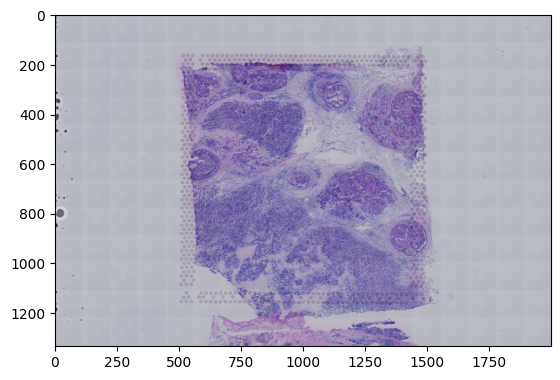
#> input picture _images/VisiumReader_0_3.png, 560 x 380 px; its folder holds only this picture in this run
$ python -i Visium.py   (imports and definitions only)
#> lines starting #> are read from the running program, lines starting #| are printed output that depends on the picture; after the words box and inside, x2 and y2 are one past the last pixel; in counts of white or black regions, pixels touching at a corner belong together
from skimage import color, filters
import numpy as np
import os
import math
import pandas as pd
import anndata as ad
from scipy.sparse import issparse, csr_matrix,hstack
def exc_tissue(img, method='lumin', l_threshold=0.8):
    """
    Generate a tissue mask from an RGB image using either luminance thresholding or Otsu's method.

    This function takes an RGB image and creates a binary mask to identify the tissue region within the image.
    It supports two methods: luminance thresholding and Otsu's method for automatic threshold selection.

    Args:
        img (ndarray): An RGB image represented as a NumPy array with shape (height, width, 3).
        method (str, optional): The method to use for generating the tissue mask.
            Options are 'lumin' for luminance thresholding and 'otsu' for Otsu's method. Defaults to 'lumin'.
        l_threshold (float, optional): The luminance threshold value used when `method` is set to 'lumin'.
            Values range from 0 to 1. Defaults to 0.8.

    Returns:
        ndarray: A binary mask representing the detected tissue region in the input image.
            It has the same height and width as the input image.

    Raises:
        ValueError: If the `method` argument is not 'lumin' or 'otsu'.
    """
#> called with method = 'lumin', l_threshold = 0.8
    if method not in ['lumin', 'otsu']:
        raise ValueError("Method should be 'lumin' or 'otsu'")

    if method == 'lumin':
        img_lab = color.rgb2lab(img)
#> img_lab: shape (380, 560, 3) float64; mean of channels 0, 1, 2 73.4, 5, -9.3
        light_float = img_lab[:, :, 0] / 100.0  # L* channel range is [0, 100], normalize to [0, 1]
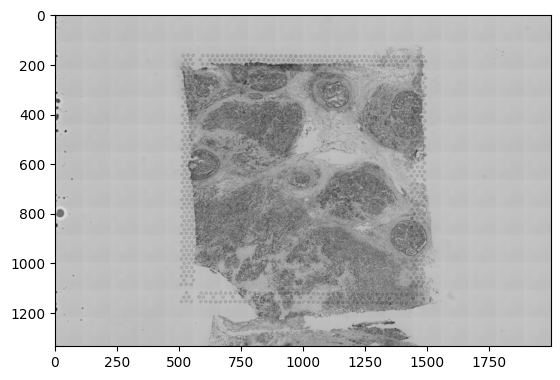
#> light_float: shape (380, 560) float64; min 0, max 1, mean 0.734
        mask = light_float < l_threshold
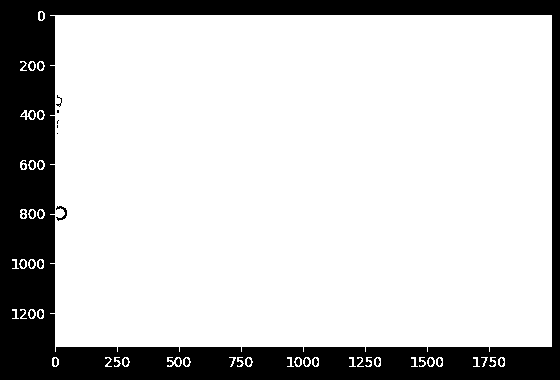
#> mask: shape (380, 560) bool; 78.3% white; 37 black regions (8 under 20 px), largest, box (x1, y1, x2, y2) and area: (0, 0, 560, 380) 45348, (56, 206, 67, 221) 63, (30, 62, 34, 70) 24
    elif method == 'otsu':
        gray_img = color.rgb2gray(img)
        otsu_threshold = filters.threshold_otsu(gray_img)
        mask = gray_img < otsu_threshold

    # Check it's not empty
    # assert mask.sum() == 0, "Empty tissue mask computed"

    return mask


# [37 lines left out: function white_balance_using_white_point, not called in this run]

def split_gene_id(gene_id):
    return gene_id.split("_")[-1].split(".")[0]


# [109 lines left out: functions set_gene_token, adata_token, not called in this run]

def round_to_tl(value,grid_spacing):
    return math.floor(value / grid_spacing) * grid_spacing

def binary_matrix(matrix):
    matrix[matrix!= 0] = 1
    return matrix.astype(int)
# [41 lines left out: function get_paths, not called in this run]

>>> import cv2
>>> picture = cv2.cvtColor(cv2.imread('../_images/VisiumReader_0_3.png'), cv2.COLOR_BGR2RGB)
>>> result = exc_tissue(picture)

$ run again, on _images/pp_2_4.png
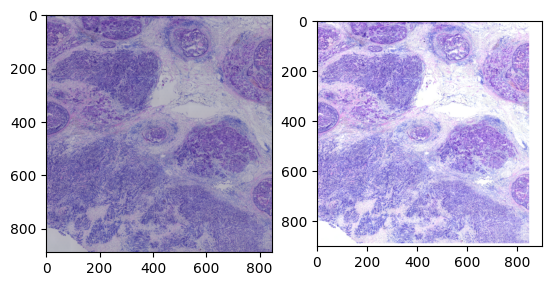
#> input picture _images/pp_2_4.png, 552 x 286 px
#> img_lab: shape (286, 552, 3) float64; mean of channels 0, 1, 2 75.4, 9.8, -15.6
#> in exc_tissue, `light_float = img_lab[:, :, 0] / 100.0`:
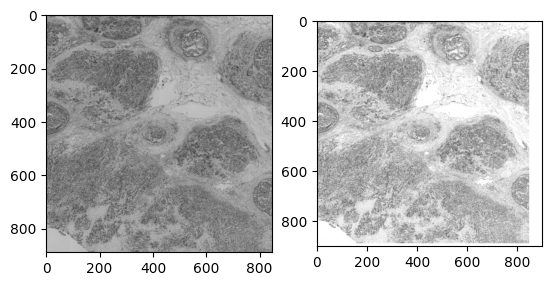
#> light_float: shape (286, 552) float64; min 0, max 1, mean 0.754
#> in exc_tissue, `mask = light_float < l_threshold`:
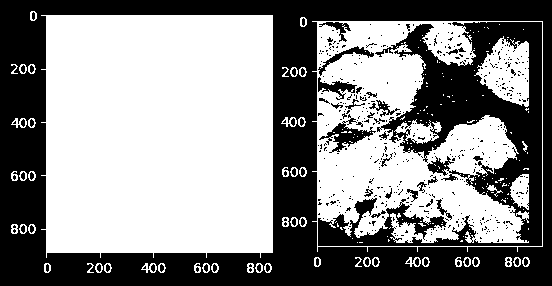
#> mask: shape (286, 552) bool; 55% white; 502 black regions (440 under 20 px), largest, box (x1, y1, x2, y2) and area: (0, 0, 552, 286) 49618, (318, 22, 542, 246) 17081, (319, 114, 376, 153) 636

$ run again, on _images/pp_3_0.png
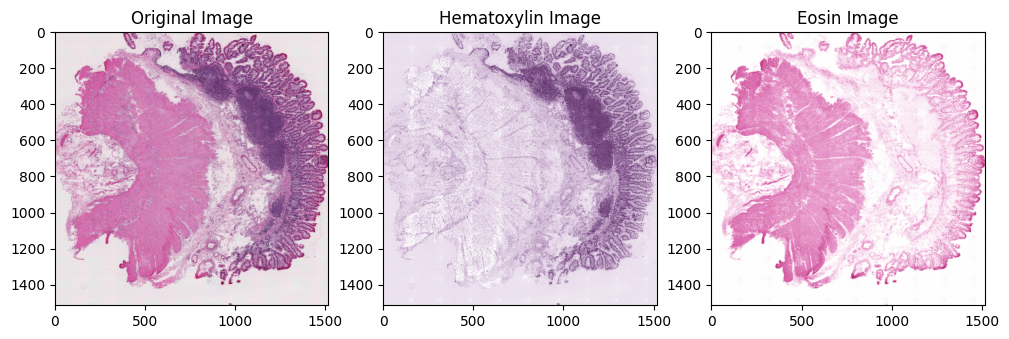
#> input picture _images/pp_3_0.png, 1009 x 339 px
#> img_lab: shape (339, 1009, 3) float64; mean of channels 0, 1, 2 84, 10.7, -5.5
#> in exc_tissue, `light_float = img_lab[:, :, 0] / 100.0`:
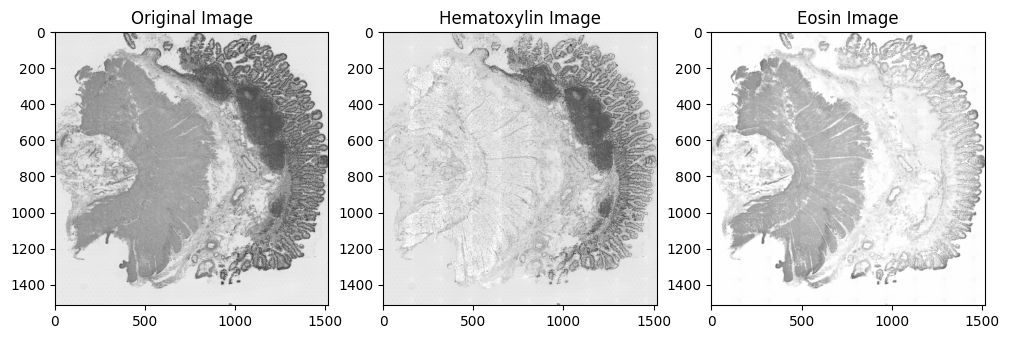
#> light_float: shape (339, 1009) float64; min 0, max 1, mean 0.84
#> in exc_tissue, `mask = light_float < l_threshold`:
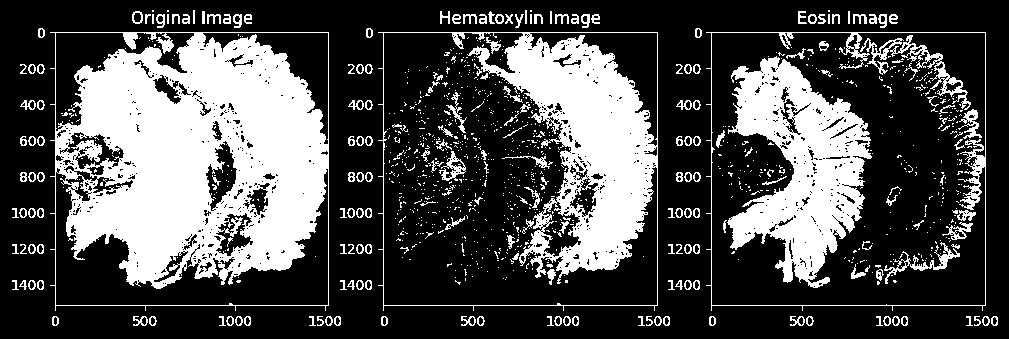
#> mask: shape (339, 1009) bool; 30.4% white; 1130 white regions (920 under 20 px), largest, box (x1, y1, x2, y2) and area: (50, 32, 329, 311) 48553, (378, 32, 658, 311) 21905, (727, 56, 872, 288) 17343
